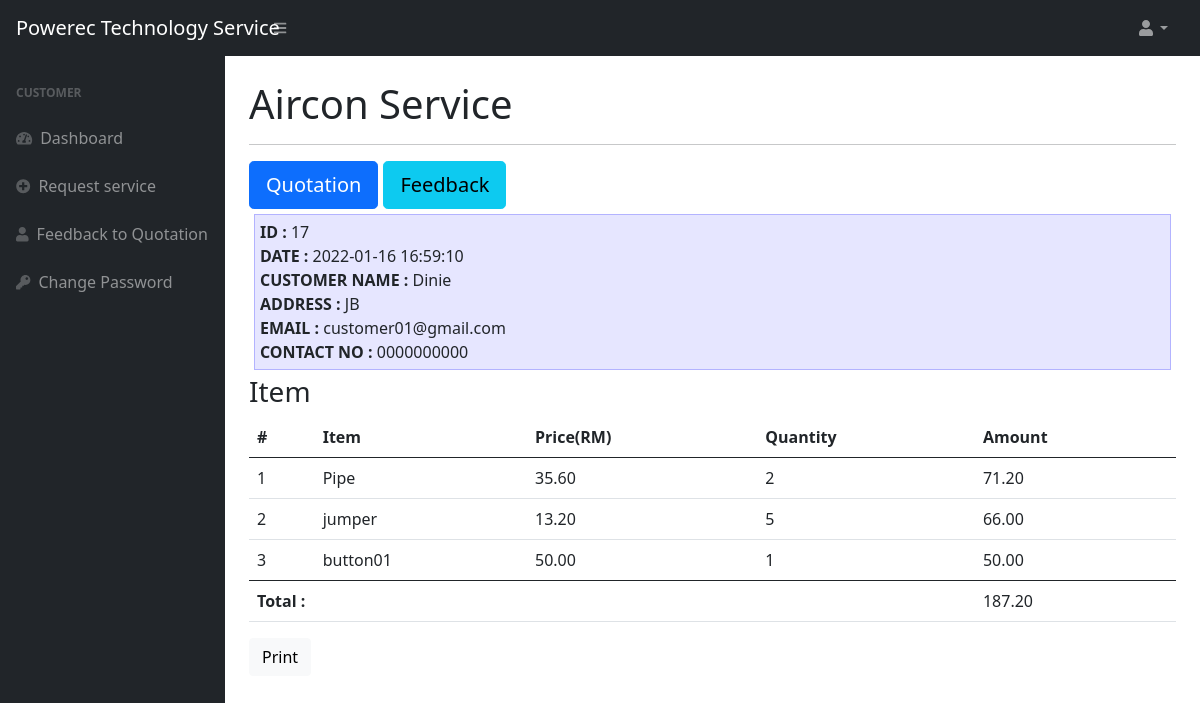
Screenshot of /feedback_content.php?qid=17&service=Aircon Service (signed in) with the database file from the repository.
### tables this page shows
CREATE TABLE `quotation` (
  `qid` int(11) NOT NULL,
  `service` text DEFAULT NULL,
  `status` varchar(10) DEFAULT 'Pending',
  `date` timestamp NOT NULL DEFAULT current_timestamp(),
  `q_addr` text NOT NULL,
  `uid` int(11) NOT NULL
);

CREATE TABLE `users` (
  `id` int(11) NOT NULL,
  `u_name` varchar(255) DEFAULT NULL,
  `u_email` varchar(255) DEFAULT NULL,
  `u_password` varchar(300) DEFAULT NULL,
  `u_contactno` varchar(11) DEFAULT NULL,
  `u_address` varchar(255) DEFAULT NULL,
  `user_type` int(2) NOT NULL DEFAULT 1,
  `u_posting_date` timestamp NOT NULL DEFAULT current_timestamp()
);

CREATE TABLE `item` (
  `i_id` int(11) NOT NULL,
  `i_name` varchar(50) NOT NULL,
  `i_price` float NOT NULL,
  `i_quantity` int(11) NOT NULL,
  `q_id` int(11) NOT NULL
);

### feedback_content.php (the view, shortened to what this page needs)
<?php session_start();
include_once('includes/config.php');
if (strlen($_SESSION['id']==0)) {
  header('location:logout.php');
  } else{
    $q_id = $_GET['qid'];
?>
<!DOCTYPE html>
<html lang="en">
    <head>
        <link href="https://cdn.jsdelivr.net/npm/simple-datatables@latest/dist/style.css" rel="stylesheet" />
        <link href="css/styles.css" rel="stylesheet" />
    </head>
    <body class="sb-nav-fixed">
    	 <?php include_once('includes/navbar.php');?>
    	 <div id="layoutSidenav">
          <?php include_once('includes/c_sidebar.php');?>
            <div id="layoutSidenav_content">
                <main>
                    <div class="container-fluid px-4">
                        <h1 class="mt-4"><?php
                        echo $_GET['service']; ?></h1>
                        <hr />
                        <div style="display: flex;">
                            <button id="q-" class="btn btn-primary btn-lg" style="margin-right: 5px;">Quotation</button>
                            <button id="f-" class="btn btn-info btn-lg">Feedback</button>
                        </div>
                        <div class="item toggle" id="quotation-detail">
                        <div class="chat-reply" style="padding: 5px; margin: 5px;">
                            <?php
                                $result = $con->query("SELECT * FROM quotation q, users u WHERE qid=$q_id AND q.uid=u.id;");
                                $row = $result->fetch_assoc();
                            ?>
                                <b>ID : </b>
                                <?php echo $row['qid']; ?>
                                <br>
                                <b>DATE : </b>
                                <?php echo $row['date']; ?>
                                <br>
                                <b>CUSTOMER NAME : </b>
                                <?php echo $row['u_name']; ?>
                                <br>
                                <b>ADDRESS : </b>
                                <?php echo $row['q_addr']; ?>
                                <br>
                                <b>EMAIL : </b>
                                <?php echo $row['u_email']; ?>
                                <br>
                                <b>CONTACT NO : </b>
                                <?php echo $row['u_contactno']; ?>
                                <br>
                        </div>
                        <?php
                                $result = $con->query("SELECT * FROM item WHERE q_id=$q_id;");
                         ?>
                            <h3>Item</h3>
                         <table class="table">
                                <thead>
                                    <tr>
                                        <th>#</th>
                                        <th>Item</th>
                                        <th>Price(RM)</th>
                                        <th>Quantity</th>
                                        <th>Amount</th>
                                    </tr>
                                </thead>
                                <?php
                                $i = 1;
                                $total = 0.0;
                                    while ($row = $result->fetch_assoc()){
                                  ?>
                                 <tr>
                                    <td><?php echo $i; ?></td>
                                    <td><?php echo $row['i_name']; ?></td>
                                    <td><?php echo number_format((float) $row['i_price'], 2, '.', ''); ?></td>
                                    <td><?php echo $row['i_quantity']; ?></td>
                                    <td><?php
                                        $amt = $row['i_quantity']*$row['i_price'];
                                        $total += $amt;
                                        echo number_format((float) $amt, 2, '.', '');
                                     ?></td>
                                 </tr>
                          <?php
                            $i = $i +1;}if ($result->num_rows == 0){
                           ?>
                                <h4>No record found.</h4>
                           <?php
                            }
                            ?>
                            <tfoot>
                                <tr>
                                  <th id="total" colspan="4">Total :</th>
                                  <td><?php echo number_format((float) $total, 2, '.', ''); ?></td>
                                </tr>
                               </tfoot>
                            </table>
                        <button class="btn btn-light" onclick="printDiv()">Print</button>
                        </div>
                </main>
    </body>
    </html>
<?php } ?>

### feedback_content.php (style rules this page uses)
.chat-reply { background-color: #e6e6ff; border: 1px solid #b3b3ff; }

### rows the page displays
quotation: qid "17", date "2022-01-16 16:59:10", uid.u_name "Dinie", q_addr "JB", uid.u_email "customer01@gmail.com", uid.u_contactno "0000000000"
item: i_name "Pipe", i_price "35.60", i_quantity "2", amt "71.20"
item: i_name "jumper", i_price "13.20", i_quantity "5", amt "66.00"
item: i_name "button01", i_price "50.00", i_quantity "1", amt "50.00"

### other values shown
$_GET['service'] "Aircon Service"
$total "187.20"
